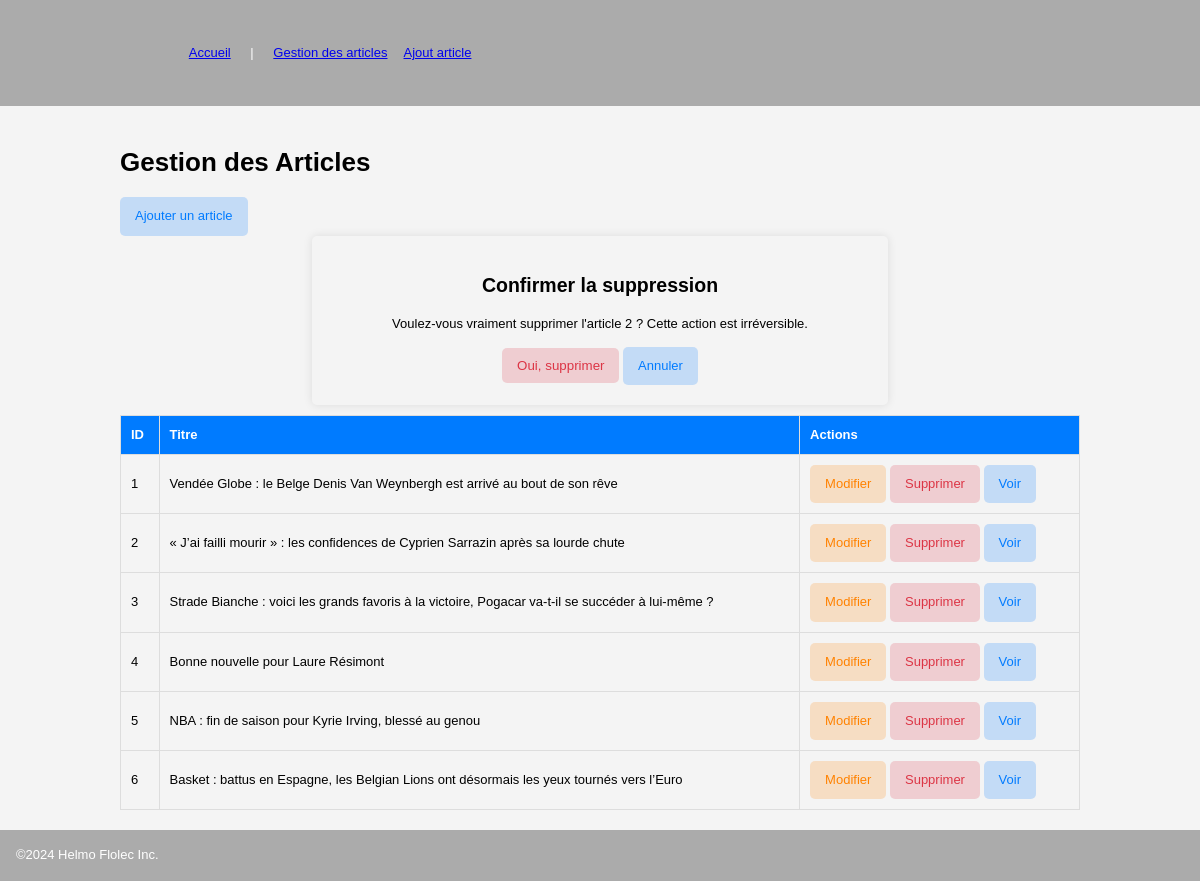
The page /public/admin/gestion.php?action=d&id=2 on the database its author committed.
### tables this page shows
CREATE TABLE IF NOT EXISTS `blog_article` (
  `id` int NOT NULL AUTO_INCREMENT,
  `titre` varchar(100) NOT NULL,
  `contenu` text NOT NULL,
  `nom_img` varchar(50) DEFAULT NULL,
  PRIMARY KEY (`id`)
);

### php/utils.inc.php (called while the page is built, shortened)
<?php
function nettoyage($data)
{
    return htmlspecialchars(trim($data), ENT_QUOTES, 'UTF-8');
}

### php/db_article.inc.php (called while the page is built, shortened)
<?php
class ArticleRepository
{
    public function getAllArticles(&$message)
    {
        $result = array();
        $bdd = null;
        try {
            $bdd = DBLink::connect2db(MYDB, $message);
            $stmt  = $bdd->query("SELECT * FROM " . self::TABLE_NAME . " order by id", PDO::FETCH_CLASS, "Blog\Article");
            $result = $stmt->fetchAll();
        } catch (\Exception $e) {
            $message .= $e->getMessage() . '<br>';
        } finally {
            DBLink::disconnect($bdd);
        }
        return $result;
    }
}

### public/admin/gestion.php (the view, shortened to what this page needs)
<?php
require  '../../php/db_article.inc.php';
require  '../../php/utils.inc.php';
$message = $messageErreur = '';
$articleRepository = new ArticleRepository();
$articles = $articleRepository->getAllArticles($messageErreur);
$afficherConfirmation = false;
$action = nettoyage($_GET['action'] ?? '');
$id = filter_input(INPUT_GET, 'id', FILTER_VALIDATE_INT);
if ($id !== false && $id !== null && $action === "d") {
    $afficherConfirmation = true;
}
?>
<?php include   '../../inc/head.inc.php' ?>
<?php include   '../../inc/header.inc.php' ?>
<main class="centrage ">
    <h1>Gestion des Articles</h1>
    <a href="new.php" class="btn color-theme">Ajouter un article</a>
    <?php if ($afficherConfirmation) { ?>
        <div class="modal">
            <div class="modal-content">
                <h2>Confirmer la suppression</h2>
                <p>Voulez-vous vraiment supprimer l'article <?= $id; ?> ? Cette action est irréversible.</p>
                <form method="post" action='<?= htmlspecialchars($_SERVER["PHP_SELF"]); ?>'>
                    <button type="submit" name="confirm-delete" class="btn color-danger">Oui, supprimer</button>
                    <a href="<?= htmlspecialchars($_SERVER["PHP_SELF"]); ?>" class="btn color-theme">Annuler</a>
                </form>
            </div>
        </div>
    <?php } ?>
    <table>
        <thead>
            <tr>
                <form method="post" action="<?php echo htmlentities($_SERVER['PHP_SELF']); ?>">
                    <th>ID</th>
                    <th>Titre</th>
                    <th>Actions</th>
                </form>
            </tr>
        </thead>
        <tbody>
            <?php foreach ($articles as $article) { ?>
                <tr>
                    <td><?= $article->id; ?></td>
                    <td><?= nettoyage($article->titre); ?></td>
                    <td>
                        <a href="new.php?id=<?= $article->id; ?>" class="btn color-edit">Modifier</a>
                        <a href="gestion.php?action=d&id=<?= $article->id; ?>" class="btn color-danger">Supprimer</a>
                        <a href="../article.php?&id=<?= $article->id; ?>" class="btn color-theme">Voir</a>
                    </td>
                </tr>
            <?php } ?>
        </tbody>
    </table>
</main>
<?php include  '../../inc/footer.inc.php' ?>

### public/css/mesStyles.css (style rules this page uses)
:root { --main-bg-color: #f4f4f4; --main-theme-color: #007bff; --val-radius: 0.313rem; --ombre: 0px 0px 10px rgba(0, 0, 0, 0.1); --color-danger: 220, 53, 69; --color-info: 0, 123, 255; --color-succes: 40, 167, 69; --color-edit: 255, 130, 0; }
* { box-sizing: border-box; }
body { background-color: var(--main-bg-color); font-family: Verdana, Geneva, Tahoma, sans-serif, sans-serif; font-size: 0.813rem; line-height: 1.4; padding: 0; margin: 0; display: flex; flex-direction: column; min-height: 100vh; overflow-y: scroll; }
.centrage { width: 80%; max-width: 80%; margin: 20px auto; }
.color-danger { border: 0.1rem solid rgb(var(--color-danger)); color: rgb(var(--color-danger)); background-color: rgba(var(--color-danger), 0.2); }
.color-theme { border: 0.1rem solid rgb(var(--color-info)); color: rgb(var(--color-info)); background-color: rgba(var(--color-info), 0.2); }
.color-edit { border: 0.1rem solid rgb(var(--color-edit)); color: rgb(var(--color-edit)); background-color: rgba(var(--color-edit), 0.2); }
.btn { padding: 10px 15px; border: none; cursor: pointer; border-radius: var(--val-radius); text-decoration: none; display: inline-block; text-align: center; }
table { width: 100%; border-collapse: collapse; margin-top: 10px; }
table, th, td { border: 1px solid #ddd; }
th, td { padding: 10px; text-align: left; }
th { background-color: var(--main-theme-color); color: white; }
.modal-content { padding: 20px; border-radius: 5px; text-align: center; box-shadow: var(--ombre); width: 60%; margin: auto; }

### rows shown on the page
blog_article: id "1", titre "Vendée Globe : le Belge Denis Van Weynbergh est arrivé au bout de son rêve"
blog_article: id "2", titre "« J’ai failli mourir » : les confidences de Cyprien Sarrazin après sa lourde chute"
blog_article: id "3", titre "Strade Bianche : voici les grands favoris à la victoire, Pogacar va-t-il se succéder à lui-même ?"
blog_article: id "4", titre "Bonne nouvelle pour Laure Résimont"
blog_article: id "5", titre "NBA : fin de saison pour Kyrie Irving, blessé au genou"
blog_article: id "6", titre "Basket : battus en Espagne, les Belgian Lions ont désormais les yeux tournés vers l’Euro"

### other values the page prints
$id "2"
